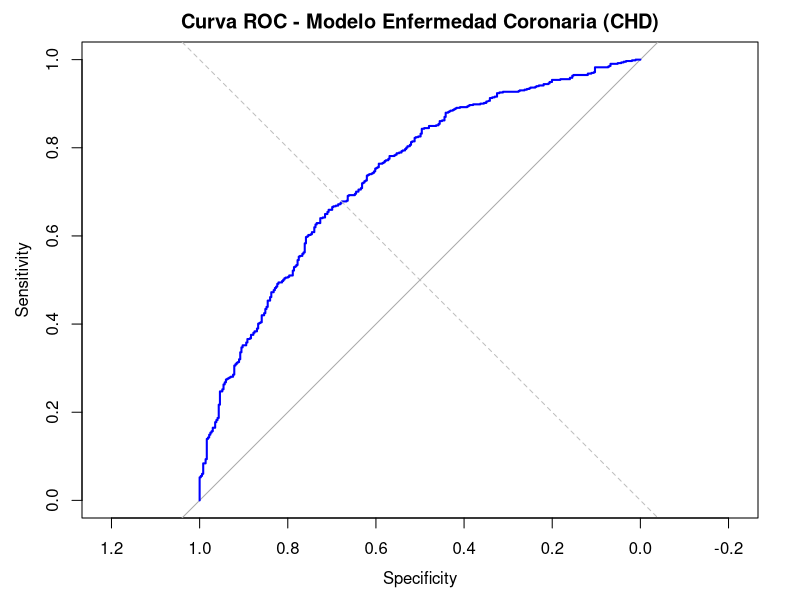
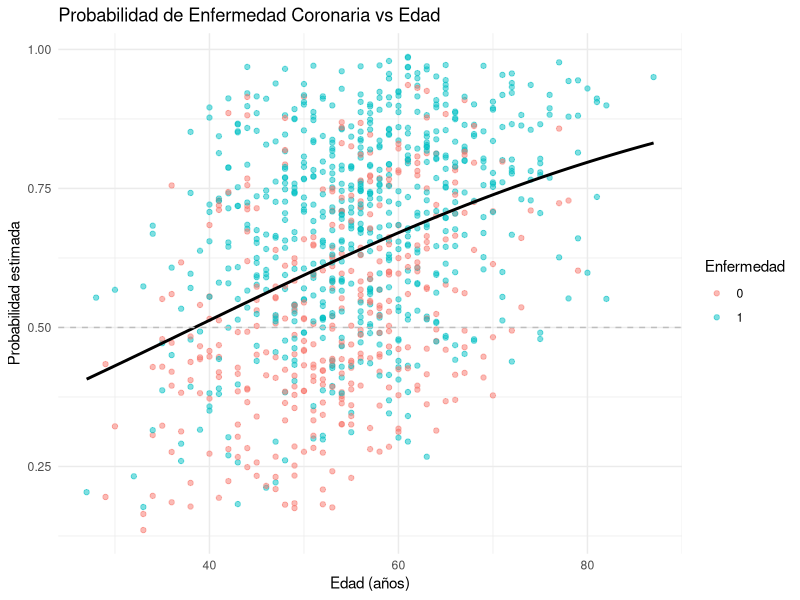
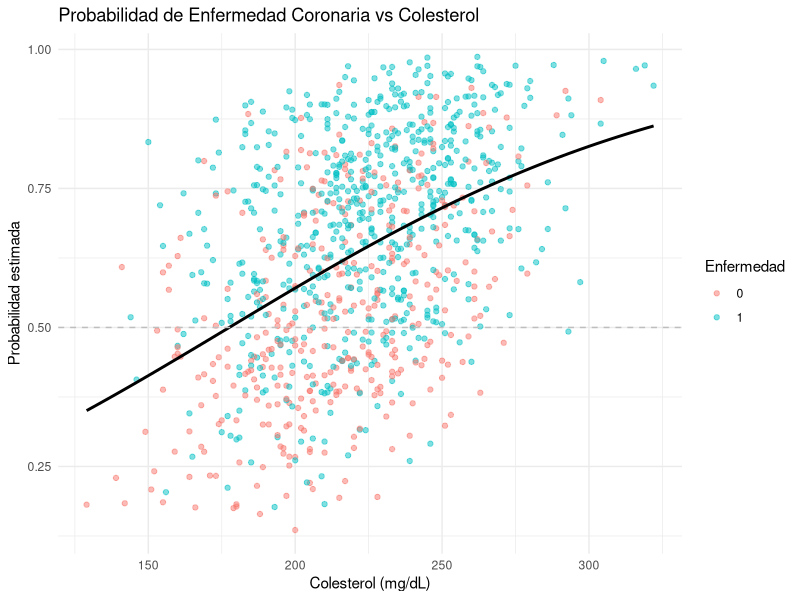
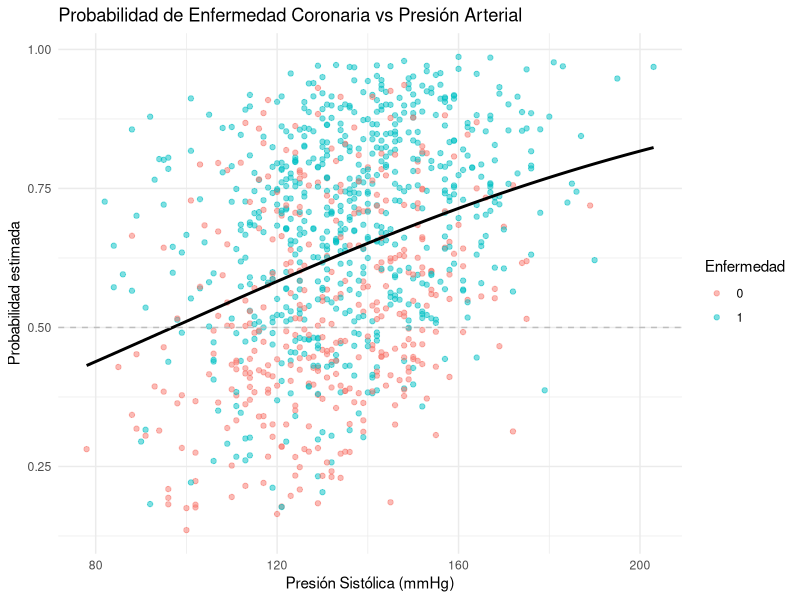
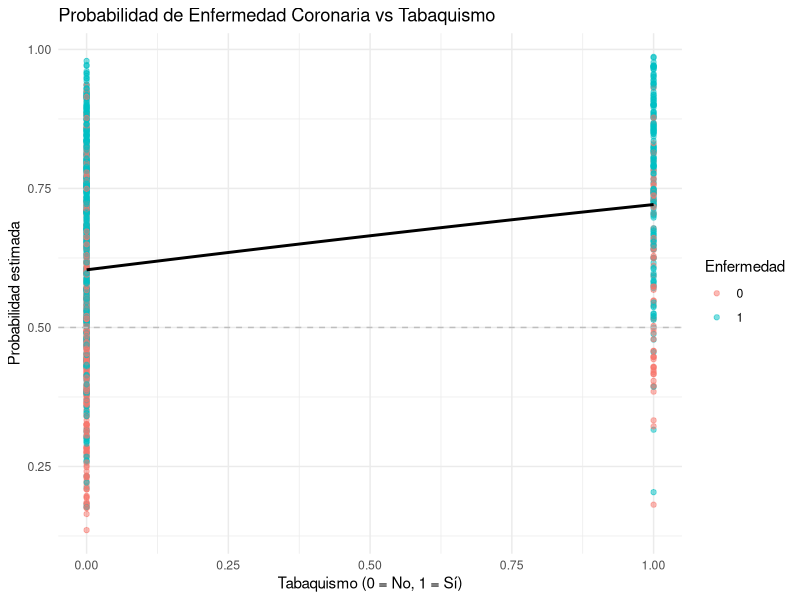
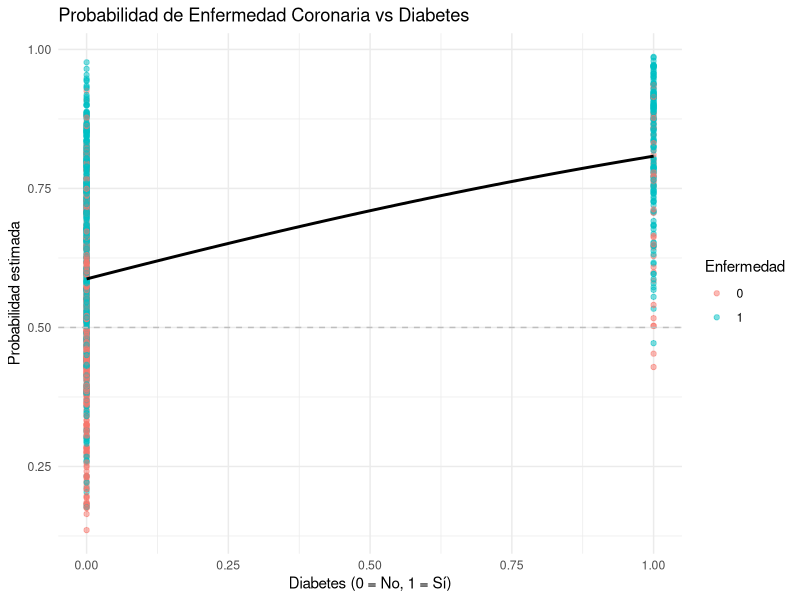
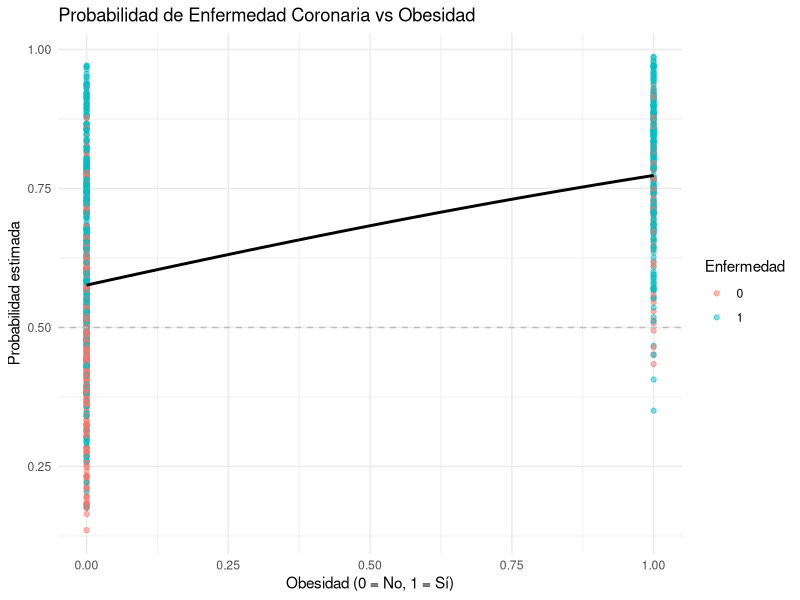
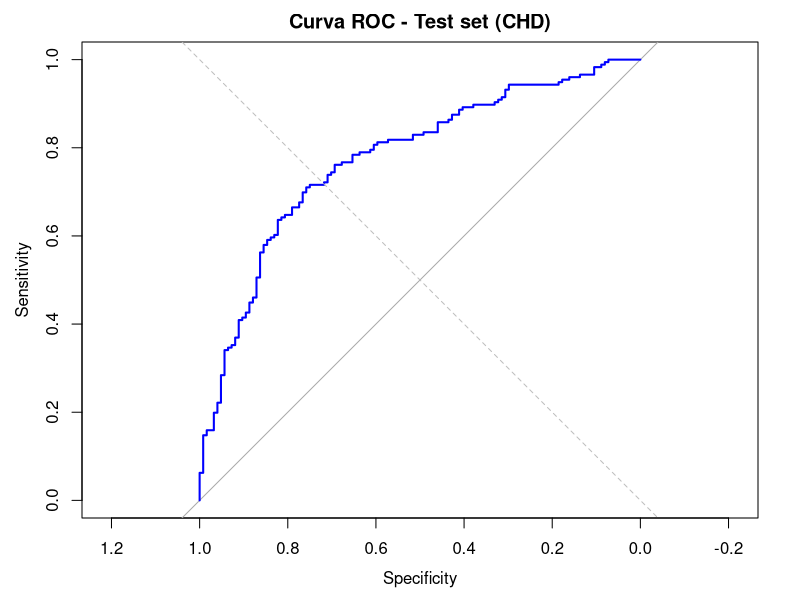

These figures' R source, in order:
## ---- chunk 1
knitr::opts_chunk$set(echo = TRUE)
## ---- chunk 2
set.seed(123)
library(pROC)
library(ggplot2)
library(broom)
library(caret)
library(tidyr)
library(dplyr)
## ---- chunk 3
n <- 1000
## ---- chunk 4

edad <- round(rnorm(n, mean = 55, sd = 10))
head(edad,25)
## ---- chunk 5

colesterol <- round(rnorm(n, mean = 220, sd = 30))
head(colesterol,25)
## ---- chunk 6

presion <- round(rnorm(n, mean = 135, sd = 20))
head(presion,25)
## ---- chunk 7
tabaco <- rbinom(n, 1, 0.25)                        
head(tabaco,25)
## ---- chunk 8
diabetes <- rbinom(n, 1, 0.2)                     
head(diabetes,25)
## ---- chunk 9
obesidad <- rbinom(n, 1, 0.3) 
head(obesidad)
## ---- chunk 10
log_odds_chd <- -8 +
  0.035 * edad +        # impacto moderado por año
  0.015 * colesterol +  # efecto más suave
  0.02 * presion +      # efecto leve (presión ya alta)
  1.0  * tabaco +       # riesgo fuerte si fuma
  1.5  * diabetes +     # riesgo fuerte si es diabético
  0.8  * obesidad       # riesgo moderado-alto si tiene obesidad
print(log_odds_chd)
## ---- chunk 11
probabilidad_chd <- 1 / (1 + exp(-log_odds_chd))
head(probabilidad_chd)
## ---- chunk 12
enfermedad_corazon <- rbinom(n, 1, probabilidad_chd)
head(enfermedad_corazon,25)
## ---- chunk 13
datos_chd <- data.frame(
  Edad = edad, 
  Colesterol = colesterol, 
  Presion = presion, 
  Tabaquismo = tabaco,
  Diabetes = diabetes,
  Obesidad = obesidad,
  Enfermedad = enfermedad_corazon)
head(datos_chd,10)
## ---- chunk 14
modelo_chd <- glm(Enfermedad ~ Edad + Colesterol + 
                    Presion + Tabaquismo + Diabetes +
                    Obesidad, 
                    data = datos_chd, family = binomial)
summary(modelo_chd)
miscoeficientes <- coef(modelo_chd)
head(miscoeficientes,10)
## ---- chunk 15
coef_reales <- c(
  `(Intercept)` = -6,
  Edad = 0.04,
  Colesterol = 0.03,
  Presion = 0.05,
  Tabaquismo = 0.8,
  Diabetes = 1.2,
  Obesidad = 0.5
)
comparativo <- data.frame(
  Coef_estimados = round(miscoeficientes,3),
  Coef_reales = round(coef_reales[names(miscoeficientes)], 3)
)
comparativo$diferencia <- round(comparativo$Coef_estimados-comparativo$Coef_reales,3)
print(comparativo)
## ---- chunk 16
#---- 8. PREDICCION ----
datos_chd$prediccion <- predict(modelo_chd,type = "response")
head(datos_chd$prediccion)
datos_chd$clasificacion <- ifelse(datos_chd$prediccion >= 0.5, 1, 0)
head(datos_chd$clasificacion)
## ---- chunk 17
library(caret)
matriz1 <- table("Valor Real" = datos_chd$Enfermedad, 
                 "Prediccion" = datos_chd$clasificacion)
print(matriz1)
## ---- chunk 18
TN <- matriz1["0","0"]
TP <- matriz1["1","1"]
FP <- matriz1["0","1"]
FN <- matriz1["1","0"]

Accuracy    <- (TP+TN)/sum(matriz1)
Precision   <- TP/(TP+FP)
rRecall     <- TP/(TP+FN)
Specificity <- TN/(TN+FP)
f1_score    <- 2*(Precision*rRecall)/(Precision+rRecall)

Resultados <- data.frame(
  Accuracy = round(Accuracy,3),
  Precision = round(Precision,3),
  Recall = round(rRecall,3),
  Specificity = round(Specificity,3),
  F1_Score = round(f1_score,3)
)
print(Resultados)
## ---- chunk 19
library(pROC)
roc_chd <- roc(datos_chd$Enfermedad, datos_chd$prediccion)
auc(roc_chd)
plot(roc_chd, col = "blue", lwd = 2, 
     main = "Curva ROC - Modelo Enfermedad Coronaria (CHD)")
abline(a = 0, b = 1, col = "gray", lty = 2)  # Línea diagonal = azar
## ---- chunk 20
library(ggplot2)
##---- 9.1 Edad ----
ggplot(datos_chd, aes(x = Edad)) +
  geom_point(aes(y = prediccion, color = factor(Enfermedad)), alpha = 0.5) +
  stat_smooth(aes(y = Enfermedad), method = "glm", 
              method.args = list(family = "binomial"), 
              se = FALSE, color = "black") +
  geom_hline(yintercept = 0.5, linetype = "dashed", color = "gray") +
  labs(title = "Probabilidad de Enfermedad Coronaria vs Edad",
       x = "Edad (años)", y = "Probabilidad estimada", color = "Enfermedad") +
  theme_minimal()
#---- 9.2 Colesterol ----
ggplot(datos_chd, aes(x = Colesterol)) +
  geom_point(aes(y = prediccion, color = factor(Enfermedad)), alpha = 0.5) +
  stat_smooth(aes(y = Enfermedad), method = "glm", 
              method.args = list(family = "binomial"), 
              se = FALSE, color = "black") +
  geom_hline(yintercept = 0.5, linetype = "dashed", color = "gray") +
  labs(title = "Probabilidad de Enfermedad Coronaria vs Colesterol",
       x = "Colesterol (mg/dL)", y = "Probabilidad estimada", color = "Enfermedad") +
  theme_minimal()
#---- 9.3 Presión Arterial ----
ggplot(datos_chd, aes(x = Presion)) +
  geom_point(aes(y = prediccion, color = factor(Enfermedad)), alpha = 0.5) +
  stat_smooth(aes(y = Enfermedad), method = "glm", 
              method.args = list(family = "binomial"), 
              se = FALSE, color = "black") +
  geom_hline(yintercept = 0.5, linetype = "dashed", color = "gray") +
  labs(title = "Probabilidad de Enfermedad Coronaria vs Presión Arterial",
       x = "Presión Sistólica (mmHg)", y = "Probabilidad estimada", color = "Enfermedad") +
  theme_minimal()
#---- 9.4 Tabaquismo ----
ggplot(datos_chd, aes(x = Tabaquismo)) +
  geom_point(aes(y = prediccion, color = factor(Enfermedad)), alpha = 0.5) +
  stat_smooth(aes(y = Enfermedad), method = "glm", 
              method.args = list(family = "binomial"), 
              se = FALSE, color = "black") +
  geom_hline(yintercept = 0.5, linetype = "dashed", color = "gray") +
  labs(title = "Probabilidad de Enfermedad Coronaria vs Tabaquismo",
       x = "Tabaquismo (0 = No, 1 = Sí)", y = "Probabilidad estimada", color = "Enfermedad") +
  theme_minimal()
#---- 9.5 Diabetes ----
ggplot(datos_chd, aes(x = Diabetes)) +
  geom_point(aes(y = prediccion, color = factor(Enfermedad)), alpha = 0.5) +
  stat_smooth(aes(y = Enfermedad), method = "glm", 
              method.args = list(family = "binomial"), 
              se = FALSE, color = "black") +
  geom_hline(yintercept = 0.5, linetype = "dashed", color = "gray") +
  labs(title = "Probabilidad de Enfermedad Coronaria vs Diabetes",
       x = "Diabetes (0 = No, 1 = Sí)", y = "Probabilidad estimada", color = "Enfermedad") +
  theme_minimal()
#---- 9.6 Obesidad ----
ggplot(datos_chd, aes(x = Obesidad)) +
  geom_point(aes(y = prediccion, color = factor(Enfermedad)), alpha = 0.5) +
  stat_smooth(aes(y = Enfermedad), method = "glm", 
              method.args = list(family = "binomial"), 
              se = FALSE, color = "black") +
  geom_hline(yintercept = 0.5, linetype = "dashed", color = "gray") +
  labs(title = "Probabilidad de Enfermedad Coronaria vs Obesidad",
       x = "Obesidad (0 = No, 1 = Sí)", y = "Probabilidad estimada", color = "Enfermedad") +
  theme_minimal()
#---- 10. Training/Test Set ----
set.seed(123)
n <- nrow(datos_chd)
indices_entrenamiento <- sample(1:n, size = 0.7 * n)
train_data <- datos_chd[indices_entrenamiento, ]
test_data  <- datos_chd[-indices_entrenamiento, ]
#---- 10.1 Ajuste del modelo con training ----
modelo_train <- glm(Enfermedad ~ Edad + Colesterol + 
                      Presion + Tabaquismo + Diabetes + Obesidad,
                    data = train_data, family = binomial)
#---- 10.2 Prediccion con test set ----
test_data$prob <- predict(modelo_train, 
                          newdata = test_data, 
                          type = "response")
test_data$clasificacion <- ifelse(test_data$prob >= 0.5, 1, 0)
#---- 10.3 Matriz de confusion y metricas ----
matriz_test <- table(
  factor(test_data$Enfermedad, levels = c(0, 1)),
  factor(test_data$clasificacion, levels = c(0, 1))
)

TP <- matriz_test["1", "1"]
TN <- matriz_test["0", "0"]
FP <- matriz_test["0", "1"]
FN <- matriz_test["1", "0"]

Accuracy    <- (TP + TN) / sum(matriz_test)
Precision   <- TP / (TP + FP)
rRecall     <- TP / (TP + FN)
Specificity <- TN / (TN + FP)
F1_Score    <- 2 * (Precision * rRecall) / (Precision + rRecall)

Resultados_test <- data.frame(
  Accuracy = round(Accuracy, 3),
  Precision = round(Precision, 3),
  rRecall = round(rRecall, 3),
  Specificity = round(Specificity, 3),
  F1_Score = round(F1_Score, 3)
)
print(Resultados_test)
#---- 10.4 Curva ROC test ----
library(pROC)
roc_test <- roc(test_data$Enfermedad, test_data$prob)
plot(roc_test, col = "blue", lwd = 2,
     main = "Curva ROC - Test set (CHD)")
abline(a = 0, b = 1, col = "gray", lty = 2)
auc(roc_test)
#---- 10.5 FUNCIONES MANUALES DE OPTIMIZACION ----
##---- 10.5.1 Funcion Sigmoide ----
sigmoid <- function(z) {
  1 / (1 + exp(-z))
}
##---- 10.5.2 Log-verosimilitud negativa ----
log_likelihood <- function(beta, X, y) {
  p <- sigmoid(X %*% beta)
  -sum(y * log(p + 1e-10) + (1 - y) * log(1 - p + 1e-10))
}
##---- 10.5.3 Gradiente de la log-verosimilitud ----
log_likelihood_grad <- function(beta, X, y) {
  p <- sigmoid(X %*% beta)
  t(X) %*% (p - y)
}
gradiente_logL <- function(beta, X, y) {
  p <- sigmoid(X %*% beta)
  t(X) %*% (y - p)
}
##---- 10.5.4 Hessiana de la log-verosimilitud ----
hessian <- function(beta, X) {
  p <- sigmoid(X %*% beta)
  W <- diag(as.numeric(p * (1 - p)))
  t(X) %*% W %*% X
}
hessiana_logL <- function(beta, X) {
  p <- sigmoid(X %*% beta)
  W <- diag(as.numeric(p * (1 - p)))
  -t(X) %*% W %*% X
}
##---- 10.5.5 Newton-Raphson para regresion 1 ----
newton_raphson_1 <- function(X, y, tol = 1e-6, max_iter = 5000) {
  beta <- rep(0, ncol(X))  # Paso 1
  for (t in 1:max_iter) {
    grad <- gradiente_logL(beta, X, y)      # Paso 2
    H    <- hessiana_logL(beta, X)             # Paso 2
    beta_new <- beta - solve(H) %*% grad    # Paso 3
    # Paso 4: convergencia
    if (max(abs(beta_new - beta)) < tol) {
      cat("✅ Algoritmo 1 convergió en", t, "iteraciones\n")
      return(beta_new)
    }
    beta <- beta_new
  }
  warning("⚠️ Algoritmo 1 no convergió")
  return(beta)
}
##---- 10.5.5 Newton-Raphson para regresion 2 ----
newton_raphson_2 <- function(X, y, tol = 1e-6, max_iter = 100) {
  beta <- rep(0, ncol(X))  # β⁽⁰⁾
  for (k in 1:max_iter) {
    gk <- gradiente_logL(beta, X, y)     # g(β⁽ᵏ⁾)
    Hk <- hessiana_logL(beta, X)         # H(β⁽ᵏ⁾)
    
    beta_next <- beta - solve(Hk) %*% gk
    
    if (max(abs(beta_next - beta)) < tol) {
      cat("✅ Algoritmo 2 convergió en", k, "iteraciones\n")
      return(beta_next)
    }
    beta <- beta_next
  }
  warning("⚠️ Algoritmo 2 no convergió")
  return(beta)
}
##---- 10.6 PRUEBA DE FUNCIONES MANUALES CON DATOS ----
X <- model.matrix(Enfermedad ~ ., 
                  data = datos_chd)
y <- datos_chd$Enfermedad
####---- 10.6.1 Aplicación ----
beta1 <- newton_raphson_1(X, y)
beta2 <- newton_raphson_2(X, y)
beta_glm <- coef(glm(Enfermedad ~ ., 
                     data = datos_chd,
                     family = binomial))
####---- 10.6.2 Comparación ----
coef_names <- names(beta_glm)
####---- 10.6.3 Crear tabla comparativa ----
tabla_coef <- data.frame(
  Variable = coef_names,
  GLM = round(beta_glm, 4),
  Newton_Raphson_1 = round(beta1, 4),
  Newton_Raphson_2 = round(beta2, 4)
)
print(tabla_coef)
####---- 10.6.4 Convertir tabla a formato largo para ggplot2 ----
library(tidyr)
library(dplyr)
tabla_larga <- tabla_coef %>%
  pivot_longer(cols = -Variable, names_to = "Metodo", values_to = "Coeficiente")
####---- 10.6.5 Graficar comparativa ----
library(ggplot2)
ggplot(tabla_larga, aes(x = Variable, y = Coeficiente, color = Metodo)) +
  geom_point(position = position_dodge(width = 0.4), size = 3) +
  labs(title = "Comparación de coeficientes estimados",
       y = "Valor del coeficiente",
       x = "Variable explicativa") +
  theme_minimal() +
  theme(axis.text.x = element_text(angle = 45, hjust = 1))
comparativo_df <- data.frame(
  Variable = names(beta_glm),
  GLM = round(beta_glm, 4),
  Newton_Raphson = round(beta1, 4),
  Grad_Conjugado = round(beta2, 4)
)
#---- FIN ----
